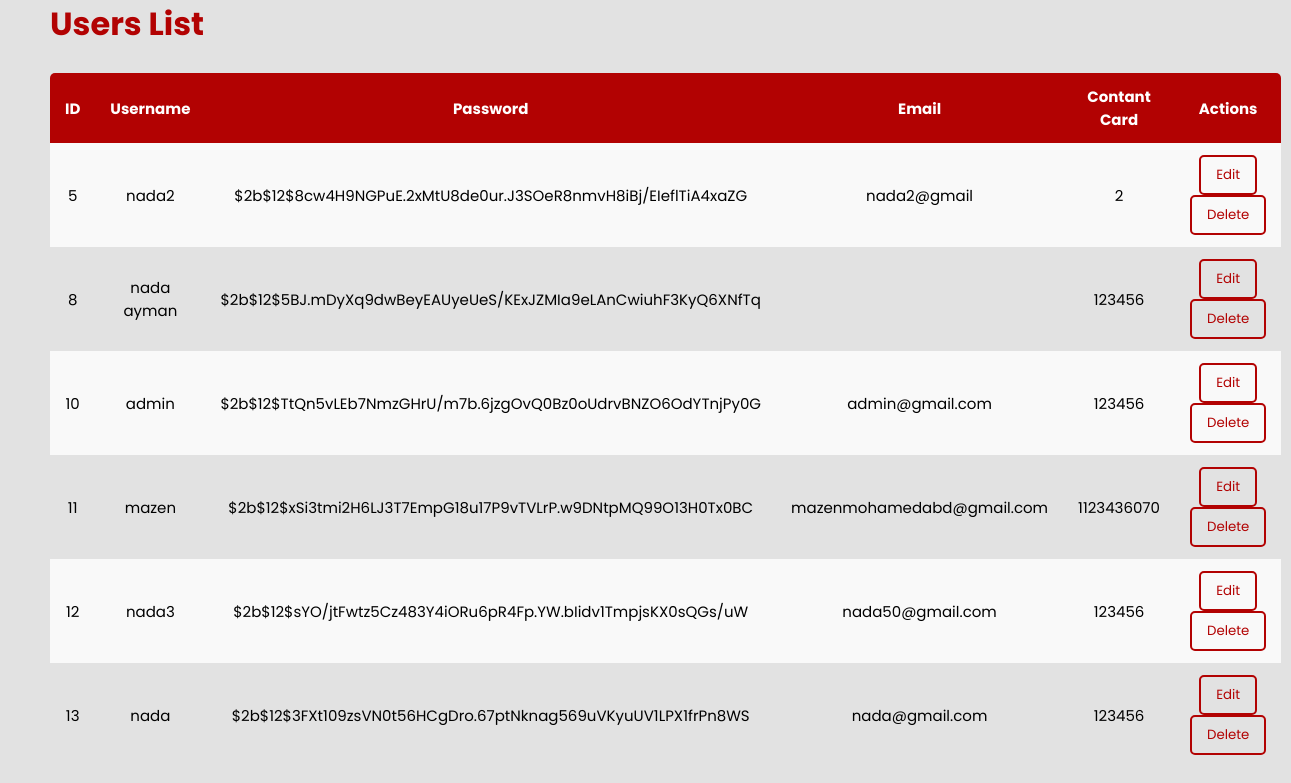
/admin_list, run on an earlier commit of the app's database.
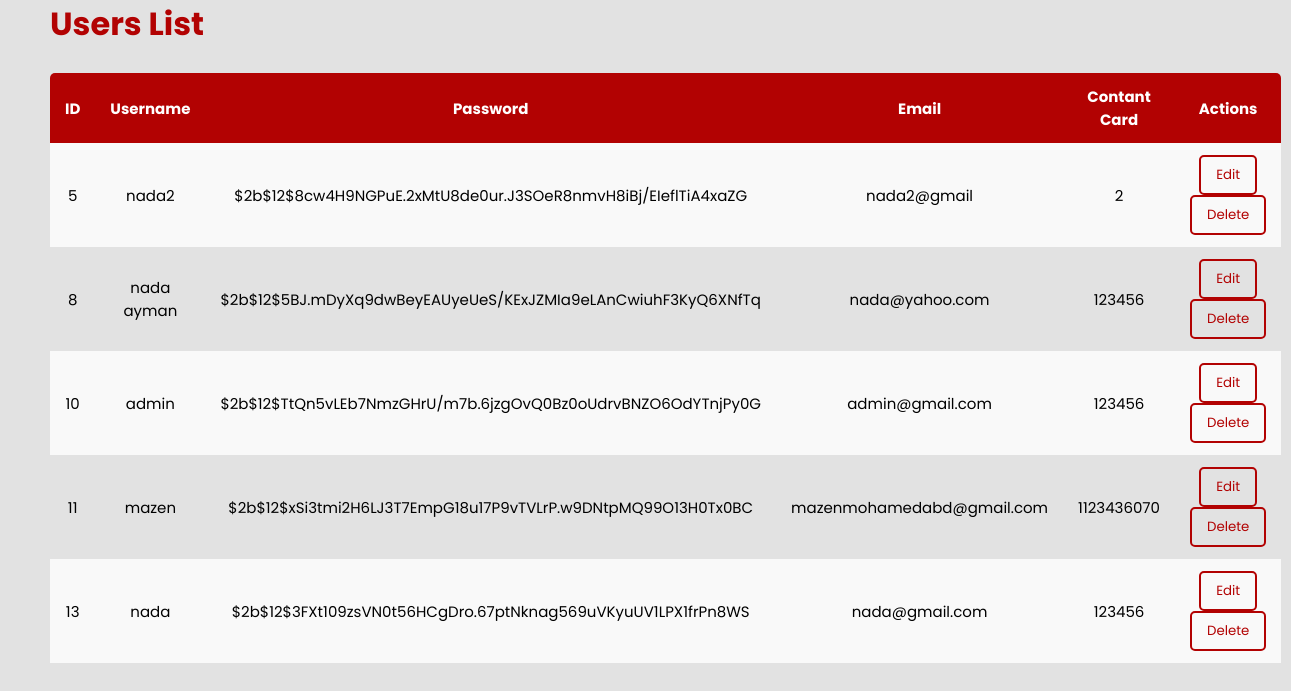
And on a later commit of the database.
### tables this page shows
CREATE TABLE users (
			id INTEGER PRIMARY KEY AUTOINCREMENT,
			username TEXT NOT NULL UNIQUE,
			password TEXT NOT NULL,
            email TEXT NOT NULL UNIQUE, 
            contact INTEGER NOT NULL,
            img TEXT
		);

### app.py (the view, shortened to what this page needs)
@app.route('/admin_list', methods=['GET', 'POST'])
def admin_list():
    if request.method == 'GET':
        users = db.get_all_users(connection)
        return render_template('userList.html', users=users)

### db.py (called while the page is built)
def get_all_users(connection):
    cursor = connection.cursor()
    query = 'SELECT * FROM users'
    cursor.execute(query)
    return cursor.fetchall()

### templates/userList.html (shortened to what this page needs)
<!DOCTYPE html>
<html lang="en">
  <head>
    <link
      rel="stylesheet"
      href="{{ url_for('static', filename='css/userList.css') }}"
    />
  </head>
  <body>
    <div class="container">
      <h1>Users List</h1>
      <table class="table">
        <thead>
          <tr>
            <th>ID</th>
            <th>Username</th>
            <th>Password</th>
            <th>Email</th>
            <th>Contant Card</th>
            <th>Actions</th>
          </tr>
        </thead>
        <tbody>
          {% for user in users %}
          <tr>
            <td>{{ user[0] }}</td>
            <td>{{ user[1] }}</td>
            <td>{{ user[2] }}</td>
            <td>{{ user[3] }}</td>
            <td>{{ user[4] }}</td>
            <td>
              <form method="POST" style="display: inline">
                <button type="submit" name="action" value="edit">Edit</button>
              </form>
              <form method="POST" style="display: inline">
                <button type="submit" name="action" value="delete">
                  Delete
                </button>
              </form>
            </td>
          </tr>
          {% endfor %}
        </tbody>
      </table>
    </div>
  </body>
</html>

### static/css/userList.css (style rules this page uses)
* { margin: 0; padding: 0; outline: none; border: none; text-decoration: none; box-sizing: border-box; font-family: 'Poppins', sans-serif; }
:root { --primary-color: #b20202; --secondary-color: #D10024; --font: #555555; }
body { background: rgb(226, 226, 226); }
h1 { color: var(--primary-color); }
.container { display: block; margin: 0 50px; }
.table { border-collapse: collapse; margin: 25px 0; font-size: 15px; min-width: 100%; overflow: hidden; border-radius: 5px 5px 0 0; text-align: center; }
.table thead { text-align: center; color: #fff; background: var(--primary-color); text-align: left; font-weight: bold; }
.table th, .table td { padding: 12px 15px; text-align: center; }
.table tbody tr:nth-of-type(odd) { background: #f9f9f9; }
.table button { padding: 8px 15px; border-radius: 5px; cursor: pointer; background: transparent; border: 2px solid var(--primary-color); color: var(--primary-color); transition: all 0.3s ease; }

What changed in the data, as far as the page shows it:
removed users: id "12", username "nada3", password "$2b$12$sYO/jtFwtz5Cz483Y4iORu6pR4Fp.YW.bIidv1TmpjsKX0sQGs/uW", email "nada50@gmail.com", contact "123456"
changed users "nada ayman": email (not shown) → "nada@yahoo.com"
